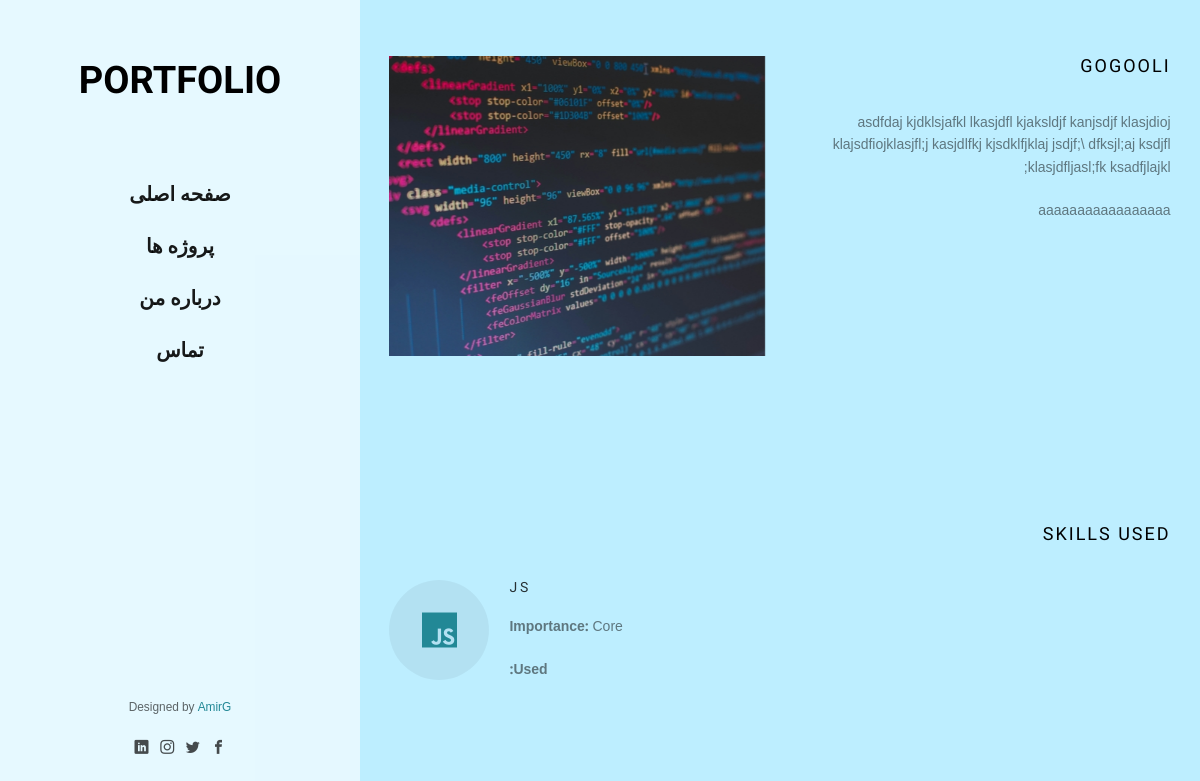
Page /fa/projects/3/ on the earlier database version.
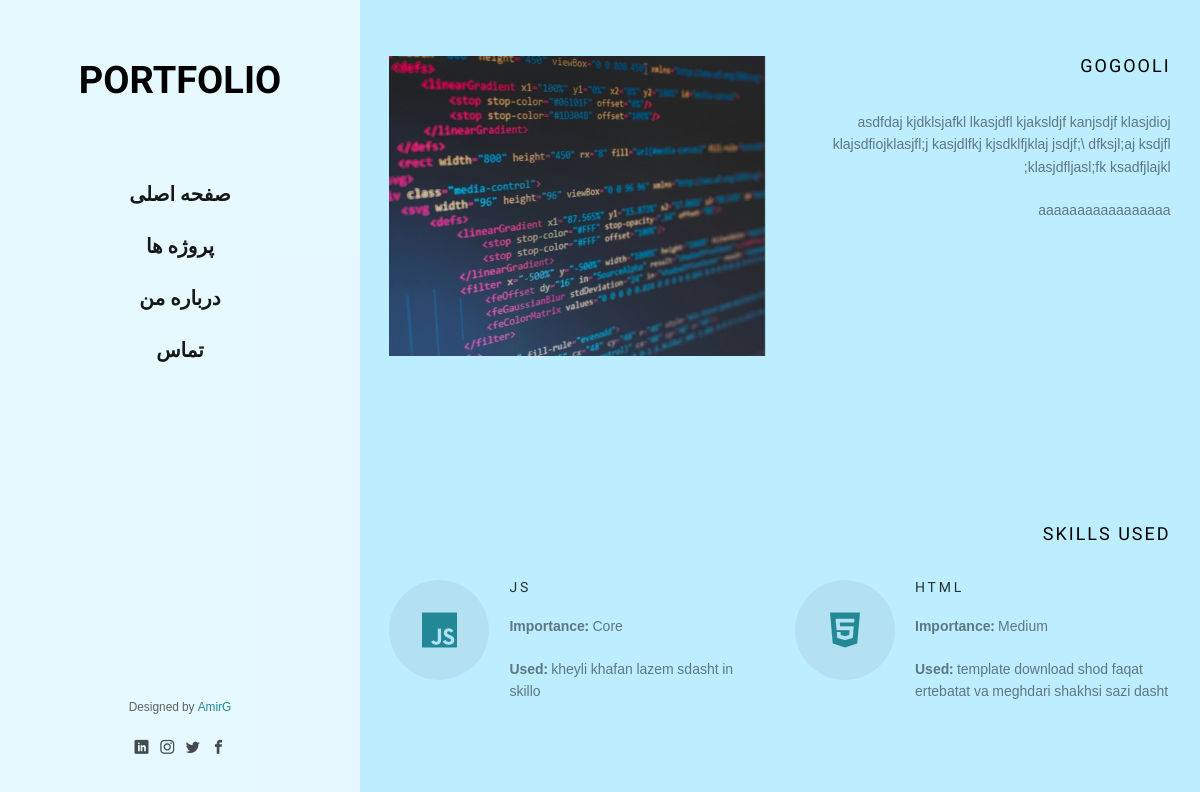
Same page on the later database version.
### protfolio/models.py (models this page shows, shortened)
class Project(models.Model):
    title = models.CharField(max_length=200)
    slug = models.SlugField(max_length=200, unique=True)
    description = models.TextField()
    detailed_description = models.TextField(blank=True)
    description_fa = models.TextField(null=True)
    detailed_description_fa = models.TextField(blank=True,null=True)
    image = ProcessedImageField(
        upload_to='protfolio/static/protfolio/images/projects',
        processors=[ResizeToFill(500, 400)],
        format='JPEG',
        options={'quality': 100},
        blank=True
    )
    thumbnail = ProcessedImageField(
        upload_to='protfolio/static/protfolio/images/projects/thumbnails',
        processors=[ResizeToFill(400, 300)],
        format='JPEG',
        options={'quality': 80},
        blank=True
    )
    github_url = models.URLField(blank=True)
    live_url = models.URLField(blank=True)
    skills_used = models.ManyToManyField(Skill, through='ProjectSkill')
    featured = models.BooleanField(default=False)
    start_date = models.DateField()
    end_date = models.DateField(null=True, blank=True)
    client = models.CharField(max_length=100, blank=True)
    project_type = models.CharField(max_length=20, choices=[
        ('personal', 'Personal Project'),
        ('client', 'Client Work'),
        ('open-source', 'Open Source')
    ], default='personal')
    def image_basename(self):
        if self.image:
            return str(self.image)[len('protfolio/static/protfolio/images/projects')+1:]
        return ""
    class Meta:
        ordering = ['-start_date']

class ProjectSkill(models.Model):
    project = models.ForeignKey('Project', on_delete=models.CASCADE)
    skill = models.ForeignKey('Skill', on_delete=models.CASCADE)
    importance = models.PositiveIntegerField(
        default=5,
        choices=[(1, 'Basic'), (3, 'Medium'), (5, 'Core')]
    )
    usage_description = models.CharField(max_length=200, blank=True)
    class Meta:
        unique_together = [['project', 'skill']]

class Skill(models.Model):
    name = models.CharField(max_length=50, unique=True)
    proficiency = models.PositiveIntegerField(
        default=70,
        validators=[MinValueValidator(0), MaxValueValidator(100)]
    )
    category = models.CharField(max_length=20, choices=[
        ('webdev', 'WebDev'),
        ('ai', 'AI'),
        ('devops', 'DevOps'),
        ('design', 'Design'),
        ('language', 'Language'),
        ('all', "All"),
    ])
    icon = models.CharField(
        max_length=50,
        blank=True,
        help_text="Font Awesome icon class (e.g. fa-python)"
    )
    years_experience = models.DecimalField(
        max_digits=3,
        decimal_places=1,
        default=1.0
    )
    showcase = models.BooleanField(
        default=True,
        help_text="Display on skills section"
    )
    class Meta:
        ordering = ['-proficiency', 'name']

### protfolio/views.py (the view)
# urls.py: path('projects/<int:project_id>/', views.project_detail, name='project_detail'),
def project_detail(request, project_id):
    try:
        project = Project.objects.get(pk=project_id)
    except Project.DoesNotExist:
        return HttpResponse("Project not found", status=404)
    context = {
        'project': project,
        'project_skills': ProjectSkill.objects.filter(project=project).select_related('skill'),
    }
    return render(request, 'protfolio/project_detail.html', context)

### protfolio/templates/protfolio/project_detail.html (shortened to what this page needs)
 {% load static %}
 {% include 'protfolio/includes/head.html'%}
			<div class="fh5co-narrow-content">
				<div class="row row-bottom-padded-md">
					<div class="col-md-6 animate-box" data-animate-effect="fadeInLeft">
						<img class="img-responsive " src="{%static '/protfolio/images/projects/'%}{{project.image_basename}}" alt="Free HTML5 Bootstrap Template by FreeHTML5.co">
					</div>
					<div class="col-md-6 animate-box" data-animate-effect="fadeInLeft">
						<h2 class="fh5co-heading">{{project.title}}</h2>
						<p>{{project.description}}</p>
						<p>{{project.detailed_description}}</p>
						<p>
						</p>
					</div>
				</div>
			</div>
			<div class="fh5co-narrow-content">
					<h2 class="fh5co-heading animate-box" data-animate-effect="fadeInLeft">Skills Used</h2>
					<div class="row">
						{% for project_skill in project_skills %}
						<div class="col-md-6">
							<div class="fh5co-feature animate-box" data-animate-effect="fadeInLeft">
								<div class="fh5co-icon">
									<i class="{{project_skill.skill.icon}}"></i>
								</div>
								<div class="fh5co-text">
									<h3>{{project_skill.skill.name}}</h3>
									<p><strong>Importance:</strong> {{project_skill.get_importance_display}}</p>
									<p><strong>Used:</strong> {{project_skill.usage_description}}</p>
								</div>
							</div>
						</div>
						{% endfor %}
					</div>
				</div>
		</div>
	</div>
{% include 'protfolio/includes/footer.html'%}

### protfolio/templates/protfolio/includes/head.html (shortened to what this page needs)
{% load static %}
{% load i18n %}
<!DOCTYPE html>
  <html lang="{{ LANGUAGE_CODE }}" class="no-js" {% if LANGUAGE_CODE == 'fa' %}dir="rtl"{% endif %}>
  <head>
    <link rel="stylesheet" href="{% static 'protfolio/css/animate.css'%}" />
    <link rel="stylesheet" href="{% static 'protfolio/css/icomoon.css'%}" />
    <link rel="stylesheet" href="{% static 'protfolio/css/bootstrap.css'%}" />
    <link rel="stylesheet" href="{% static 'protfolio/css/flexslider.css'%}" />
    <link rel="stylesheet" href="{% static 'protfolio/css/style.css'%}" />
  </head>
</html>
<body>
	<div id="fh5co-page">
		<aside id="fh5co-aside" role="complementary" class="border js-fullheight">
			<h1 id="fh5co-logo"><a href="{%url 'home'%}">Portfolio</a></h1>
			<nav id="fh5co-main-menu" role="navigation">
				<ul>
					<li><a href="{%url 'home'%}">{%trans "Home"%}</a></li>
					<li><a href="{%url 'projects'%}">{%trans "projects"%}</a></li>
					<li><a href="{%url 'about'%}">{%trans "About Me"%}</a></li>
					<li><a href="{%url 'contact'%}">{%trans "Contact"%}</a></li>
				</ul>
			</nav>
			<div class="fh5co-footer">
				<p><small> </span> <span>Designed by <a href="#" target="_blank">AmirG</a> </span> </small></p>
				<ul>
					<li><a href="https://www.facebook.com/asghkh"><i class="icon-facebook2"></i></a></li>
					<li><a href="https://x.com/asghkh92"><i class="icon-twitter2"></i></a></li>
					<li><a href="https://www.instagram.com/amirsalar.gh?igsh=MXBzMTFnc3Bzd3JqNA=="><i class="icon-instagram"></i></a></li>
					<li><a href="https://www.linkedin.com/in/amirsalar-ghaffari-1179b69a/"><i class="icon-linkedin2"></i></a></li>
				</ul>
			</div>
		</aside>
		<div id="fh5co-main">

### protfolio/templates/protfolio/includes/footer.html (shortened to what this page needs)
{%load static%}
	</body>
</html>

### protfolio/static/protfolio/css/icomoon.css (style rules this page uses)
[class^="icon-"], [class*=" icon-"] { font-family: 'icomoon' !important; speak: none; font-style: normal; font-weight: normal; font-variant: normal; text-transform: none; line-height: 1; -webkit-font-smoothing: antialiased; -moz-osx-font-smoothing: grayscale; }
.icon-facebook2:before { content: "\eac0"; }
.icon-instagram:before { content: "\eac2"; }
.icon-twitter2:before { content: "\eac6"; }
.icon-linkedin2:before { content: "\eaf9"; }

Differences in the rows shown:
changed ProjectSkill "Core": usage_description (not shown) → "kheyli khafan lazem sdasht in skillo"
added ProjectSkill: skill.name "HTML", importance "Medium", usage_description "template download shod faqat ertebatat va meghdari shakhsi sazi dasht"
